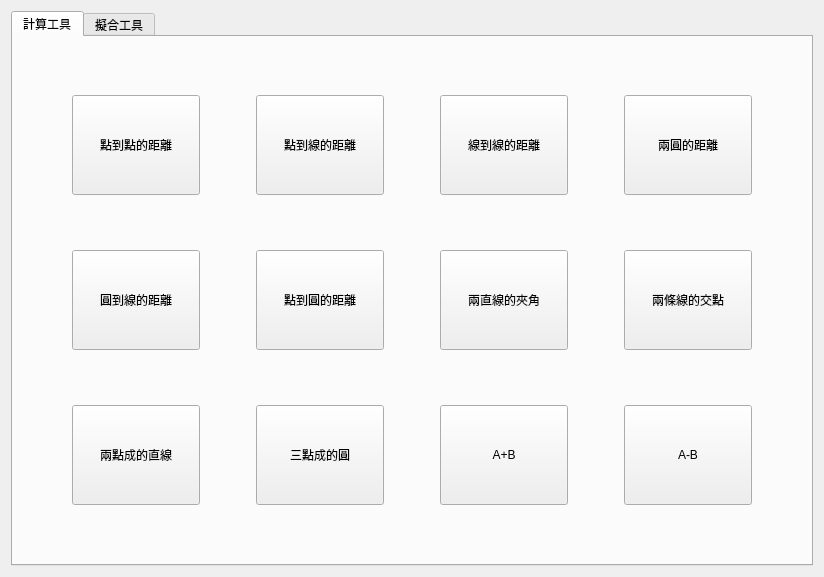
<?xml version="1.0" encoding="UTF-8"?>
<ui version="4.0">
 <class>ToolUI</class>
 <widget class="QWidget" name="ToolUI">
  <property name="geometry">
   <rect>
    <x>0</x>
    <y>0</y>
    <width>824</width>
    <height>577</height>
   </rect>
  </property>
  <property name="windowTitle">
   <string>Form</string>
  </property>
  <layout class="QGridLayout" name="gridLayout">
   <item row="0" column="0">
    <widget class="QTabWidget" name="tabWidget">
     <property name="currentIndex">
      <number>0</number>
     </property>
     <widget class="QWidget" name="tab">
      <attribute name="title">
       <string>計算工具</string>
      </attribute>
      <layout class="QGridLayout" name="gridLayout_2">
       <item row="0" column="0">
        <widget class="QToolButton" name="toolButton">
         <property name="maximumSize">
          <size>
           <width>128</width>
           <height>100</height>
          </size>
         </property>
         <property name="toolTipDuration">
          <number>6</number>
         </property>
         <property name="text">
          <string>點到點的距離</string>
         </property>
         <property name="icon">
          <iconset resource="../VisionForm/visionform.qrc">
           <normaloff>:/icons/p2p.png</normaloff>:/icons/p2p.png</iconset>
         </property>
         <property name="iconSize">
          <size>
           <width>64</width>
           <height>64</height>
          </size>
         </property>
         <property name="toolButtonStyle">
          <enum>Qt::ToolButtonTextUnderIcon</enum>
         </property>
        </widget>
       </item>
       <item row="0" column="1">
        <widget class="QToolButton" name="toolButton_2">
         <property name="maximumSize">
          <size>
           <width>128</width>
           <height>100</height>
          </size>
         </property>
         <property name="text">
          <string>點到線的距離</string>
         </property>
         <property name="icon">
          <iconset resource="../VisionForm/visionform.qrc">
           <normaloff>:/icons/point2line.png</normaloff>:/icons/point2line.png</iconset>
         </property>
         <property name="iconSize">
          <size>
           <width>64</width>
           <height>64</height>
          </size>
         </property>
         <property name="toolButtonStyle">
          <enum>Qt::ToolButtonTextUnderIcon</enum>
         </property>
        </widget>
       </item>
       <item row="0" column="2">
        <widget class="QToolButton" name="toolButton_3">
         <property name="maximumSize">
          <size>
           <width>128</width>
           <height>100</height>
          </size>
         </property>
         <property name="text">
          <string>線到線的距離</string>
         </property>
         <property name="icon">
          <iconset resource="../VisionForm/visionform.qrc">
           <normaloff>:/icons/L2L.png</normaloff>:/icons/L2L.png</iconset>
         </property>
         <property name="iconSize">
          <size>
           <width>64</width>
           <height>64</height>
          </size>
         </property>
         <property name="toolButtonStyle">
          <enum>Qt::ToolButtonTextUnderIcon</enum>
         </property>
        </widget>
       </item>
       <item row="0" column="3">
        <widget class="QToolButton" name="toolButton_4">
         <property name="maximumSize">
          <size>
           <width>128</width>
           <height>100</height>
          </size>
         </property>
         <property name="text">
          <string>兩圓的距離</string>
         </property>
         <property name="icon">
          <iconset resource="../VisionForm/visionform.qrc">
           <normaloff>:/icons/C2C.png</normaloff>:/icons/C2C.png</iconset>
         </property>
         <property name="iconSize">
          <size>
           <width>64</width>
           <height>64</height>
          </size>
         </property>
         <property name="toolButtonStyle">
          <enum>Qt::ToolButtonTextUnderIcon</enum>
         </property>
        </widget>
       </item>
       <item row="1" column="0">
        <widget class="QToolButton" name="toolButton_5">
         <property name="maximumSize">
          <size>
           <width>128</width>
           <height>100</height>
          </size>
         </property>
         <property name="text">
          <string>圓到線的距離</string>
         </property>
         <property name="icon">
          <iconset resource="../VisionForm/visionform.qrc">
           <normaloff>:/icons/C2L.png</normaloff>:/icons/C2L.png</iconset>
         </property>
         <property name="iconSize">
          <size>
           <width>64</width>
           <height>64</height>
          </size>
         </property>
         <property name="toolButtonStyle">
          <enum>Qt::ToolButtonTextUnderIcon</enum>
         </property>
        </widget>
       </item>
       <item row="1" column="1">
        <widget class="QToolButton" name="toolButton_6">
         <property name="maximumSize">
          <size>
           <width>128</width>
           <height>100</height>
          </size>
         </property>
         <property name="text">
          <string>點到圓的距離</string>
         </property>
         <property name="icon">
          <iconset resource="../VisionForm/visionform.qrc">
           <normaloff>:/icons/P2C.png</normaloff>:/icons/P2C.png</iconset>
         </property>
         <property name="iconSize">
          <size>
           <width>64</width>
           <height>64</height>
          </size>
         </property>
         <property name="toolButtonStyle">
          <enum>Qt::ToolButtonTextUnderIcon</enum>
         </property>
        </widget>
       </item>
       <item row="1" column="2">
        <widget class="QToolButton" name="toolButton_7">
         <property name="maximumSize">
          <size>
           <width>128</width>
           <height>100</height>
          </size>
         </property>
         <property name="text">
          <string>兩直線的夾角</string>
         </property>
         <property name="icon">
          <iconset resource="../VisionForm/visionform.qrc">
           <normaloff>:/icons/LLa.png</normaloff>:/icons/LLa.png</iconset>
         </property>
         <property name="iconSize">
          <size>
           <width>64</width>
           <height>64</height>
          </size>
         </property>
         <property name="toolButtonStyle">
          <enum>Qt::ToolButtonTextUnderIcon</enum>
         </property>
        </widget>
       </item>
       <item row="1" column="3">
        <widget class="QToolButton" name="toolButton_10">
         <property name="maximumSize">
          <size>
           <width>128</width>
           <height>100</height>
          </size>
         </property>
         <property name="text">
          <string>兩條線的交點</string>
         </property>
         <property name="icon">
          <iconset resource="../VisionForm/visionform.qrc">
           <normaloff>:/icons/LLp.png</normaloff>:/icons/LLp.png</iconset>
         </property>
         <property name="iconSize">
          <size>
           <width>64</width>
           <height>64</height>
          </size>
         </property>
         <property name="toolButtonStyle">
          <enum>Qt::ToolButtonTextUnderIcon</enum>
         </property>
        </widget>
       </item>
       <item row="2" column="0">
        <widget class="QToolButton" name="toolButton_11">
         <property name="maximumSize">
          <size>
           <width>128</width>
           <height>100</height>
          </size>
         </property>
         <property name="text">
          <string>兩點成的直線</string>
         </property>
         <property name="icon">
          <iconset resource="../VisionForm/visionform.qrc">
           <normaloff>:/icons/PPl.png</normaloff>:/icons/PPl.png</iconset>
         </property>
         <property name="iconSize">
          <size>
           <width>64</width>
           <height>64</height>
          </size>
         </property>
         <property name="toolButtonStyle">
          <enum>Qt::ToolButtonTextUnderIcon</enum>
         </property>
        </widget>
       </item>
       <item row="2" column="1">
        <widget class="QToolButton" name="toolButton_12">
         <property name="maximumSize">
          <size>
           <width>128</width>
           <height>100</height>
          </size>
         </property>
         <property name="text">
          <string>三點成的圓</string>
         </property>
         <property name="icon">
          <iconset resource="../VisionForm/visionform.qrc">
           <normaloff>:/icons/PPPc.png</normaloff>:/icons/PPPc.png</iconset>
         </property>
         <property name="iconSize">
          <size>
           <width>64</width>
           <height>64</height>
          </size>
         </property>
         <property name="toolButtonStyle">
          <enum>Qt::ToolButtonTextUnderIcon</enum>
         </property>
        </widget>
       </item>
       <item row="2" column="2">
        <widget class="QToolButton" name="toolButton_9">
         <property name="maximumSize">
          <size>
           <width>128</width>
           <height>100</height>
          </size>
         </property>
         <property name="text">
          <string>A+B</string>
         </property>
         <property name="icon">
          <iconset resource="../VisionForm/visionform.qrc">
           <normaloff>:/icons/add.png</normaloff>:/icons/add.png</iconset>
         </property>
         <property name="iconSize">
          <size>
           <width>64</width>
           <height>64</height>
          </size>
         </property>
         <property name="toolButtonStyle">
          <enum>Qt::ToolButtonTextUnderIcon</enum>
         </property>
        </widget>
       </item>
       <item row="2" column="3">
        <widget class="QToolButton" name="toolButton_8">
         <property name="maximumSize">
          <size>
           <width>128</width>
           <height>100</height>
          </size>
         </property>
         <property name="text">
          <string>A-B</string>
         </property>
         <property name="icon">
          <iconset resource="../VisionForm/visionform.qrc">
           <normaloff>:/icons/substract.png</normaloff>:/icons/substract.png</iconset>
         </property>
         <property name="iconSize">
          <size>
           <width>64</width>
           <height>64</height>
          </size>
         </property>
         <property name="toolButtonStyle">
          <enum>Qt::ToolButtonTextUnderIcon</enum>
         </property>
        </widget>
       </item>
      </layout>
     </widget>
     <widget class="QWidget" name="tab_2">
      <attribute name="title">
       <string>擬合工具</string>
      </attribute>
      <widget class="QToolButton" name="toolButton_13">
       <property name="geometry">
        <rect>
         <x>40</x>
         <y>50</y>
         <width>131</width>
         <height>111</height>
        </rect>
       </property>
       <property name="text">
        <string>線特徵</string>
       </property>
       <property name="toolButtonStyle">
        <enum>Qt::ToolButtonTextUnderIcon</enum>
       </property>
      </widget>
      <widget class="QToolButton" name="toolButton_14">
       <property name="geometry">
        <rect>
         <x>210</x>
         <y>50</y>
         <width>131</width>
         <height>111</height>
        </rect>
       </property>
       <property name="text">
        <string>圓特徵</string>
       </property>
       <property name="toolButtonStyle">
        <enum>Qt::ToolButtonTextUnderIcon</enum>
       </property>
      </widget>
      <widget class="QToolButton" name="toolButton_15">
       <property name="geometry">
        <rect>
         <x>400</x>
         <y>50</y>
         <width>131</width>
         <height>111</height>
        </rect>
       </property>
       <property name="text">
        <string>矩形特徵</string>
       </property>
       <property name="toolButtonStyle">
        <enum>Qt::ToolButtonTextUnderIcon</enum>
       </property>
      </widget>
     </widget>
    </widget>
   </item>
  </layout>
 </widget>
 <resources>
  <include location="../VisionForm/visionform.qrc"/>
 </resources>
 <connections/>
</ui>
